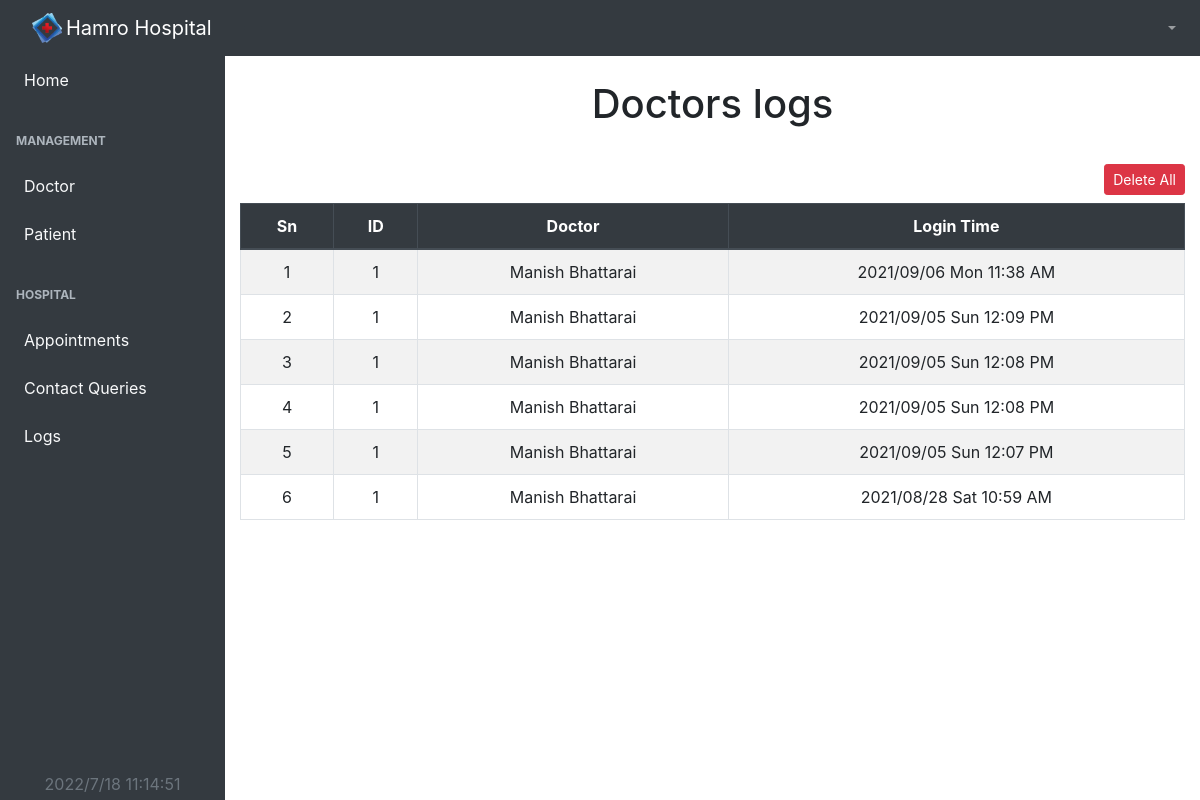
Page /admin/doctorLog (signed in) on the committed database.
### tables this page shows
CREATE TABLE `logs` (
  `lid` int(11) NOT NULL,
  `aid` int(11) DEFAULT NULL,
  `did` int(11) DEFAULT NULL,
  `pid` int(11) DEFAULT NULL,
  `loginTime` varchar(25) NOT NULL
);

CREATE TABLE `doctor` (
  `did` int(11) NOT NULL,
  `dname` varchar(25) NOT NULL,
  `demail` varchar(35) NOT NULL,
  `dpassword` varchar(35) NOT NULL,
  `dphone` varchar(10) NOT NULL,
  `dspeciality` varchar(20) NOT NULL,
  `ddescription` varchar(1024) NOT NULL,
  `daddress` varchar(40) NOT NULL,
  `dimage` varchar(1024) NOT NULL,
  `dstatus` int(1) NOT NULL DEFAULT 1 COMMENT '0->Unavailable & 1->Available'
);

### controllers/AdminController.php (called while the page is built, shortened)
<?php
class AdminController
{
    private $AdminModelObj;
    function __construct()
    {
        require 'services/loader.php';
        include 'models/AdminModel.php';
        $this->AdminModelObj = new AdminModel();
    }
    public function doctorLog()
    {
        $result = $this->AdminModelObj->getDoctorLog();
        require 'views/Admin/dLog.php';
    }
}

### index.php (called while the page is built, shortened)
<?php
require "./views/shared/links.php";
if (empty($_GET["url"])) {
   $url = "Dashboard/Index";
} else {
   $url = $_GET["url"];
}
$url = explode('/', $url);
$method = $url[1];
$obj = new $controller();
$obj->$method();

### services/config.php (called while the page is built)
<?php
  class Config{
  	  public static function getConnection(){
  	  	$conn=new mysqli("localhost","root","","pms");
  	  	return $conn;
  	  }
  }
?>

### models/AdminModel.php (called while the page is built, shortened)
<?php
class AdminModel
{
    private $conn;
    public function __construct()
    {
        require_once 'services/config.php';
        $this->conn = Config::getConnection();
    }
    public function getDoctorLog()
    {
        $sql = "SELECT did,loginTime FROM logs WHERE did IS NOT NULL ORDER BY lid DESC";
        $result = $this->conn->query($sql);
        if ($result) {
            return $result;
        } else {
            return false;
        }
    }
    public function getDoctorNameById($id)
    {
        $sql = "SELECT dname FROM doctor WHERE did='$id'";
        $result = $this->conn->query($sql);
        if ($result) {
            return $result->fetch_assoc();
        } else {
            return false;
        }
    }
}

### views/Admin/dlog.php (the view, shortened to what this page needs)
<!DOCTYPE html>
<html lang="en">
<head>
    <?php
    require_once "views/shared/adminlink.php";
    require_once "views/Admin/shared/adminSideNav.php";
    ?>
    <div id="layoutSidenav_content">
        <main>
            <div class="container-fluid">
                <h1 class="mt-4 text-center">Doctors logs</h1>
                <br>
            </div>
            <div class="container-fluid d-flex justify-content-end mb-2 mt-1">
                <button class="btn btn-danger btn-sm" onclick="if(confirm('Are you sure?')){
                                        location.href= 'admin/deleteDoctorLog';
                                    }">Delete All</button>
            </div>
            <div class="container-fluid w-xl-75">
                <table class="table table-bordered table-striped table-hover">
                    <thead class="thead-dark">
                        <tr>
                            <th scope="col" class="text-center">Sn</th>
                            <th scope="col" class="text-center">ID</th>
                            <th scope="col" class="text-center">Doctor</th>
                            <th scope="col" class="text-center">Login Time</th>
                        </tr>
                    </thead>
                    <tbody>
                        <?php
                        $sn = 1;
                        $numRows = mysqli_num_rows($result);
                        if ($numRows == 0) {
                            echo "<tr>
                            <td colspan='4' class='text-center h4'>No Records Found</td>
                        </tr>";
                        } else {
                            foreach ($result as $row) {
                        ?>
                                <tr>
                                    <td class="text-center"><?php echo $sn; ?></td>
                                    <td class="text-center"><?php echo $row['did']; ?></td>
                                    <td class="text-center"><?php $data = $this->AdminModelObj->getDoctorNameById($row['did']);
                                                            echo $data['dname']; ?></td>
                                    <td class="text-center"><?php echo $row['loginTime']; ?></td>
                                </tr>
                        <?php $sn++;
                            }
                        }
                        ?>
                    </tbody>
                </table>
            </div>
        </main>
    </div>
    </div>
    </body>
</html>

### services/loader.php (style rules this page uses)
body { margin: 0; padding: 0; width: 100%; height: 100vh; background-color: #eee; }

### rows in the picture
logs: did "1", did.dname "Manish Bhattarai", loginTime "2021/09/06 Mon 11:38 AM"
logs: did "1", did.dname "Manish Bhattarai", loginTime "2021/09/05 Sun 12:09 PM"
logs: did "1", did.dname "Manish Bhattarai", loginTime "2021/09/05 Sun 12:08 PM"
logs: loginTime "2021/09/05 Sun 12:08 PM"
logs: did "1", did.dname "Manish Bhattarai", loginTime "2021/09/05 Sun 12:07 PM"
logs: did "1", did.dname "Manish Bhattarai", loginTime "2021/08/28 Sat 10:59 AM"
